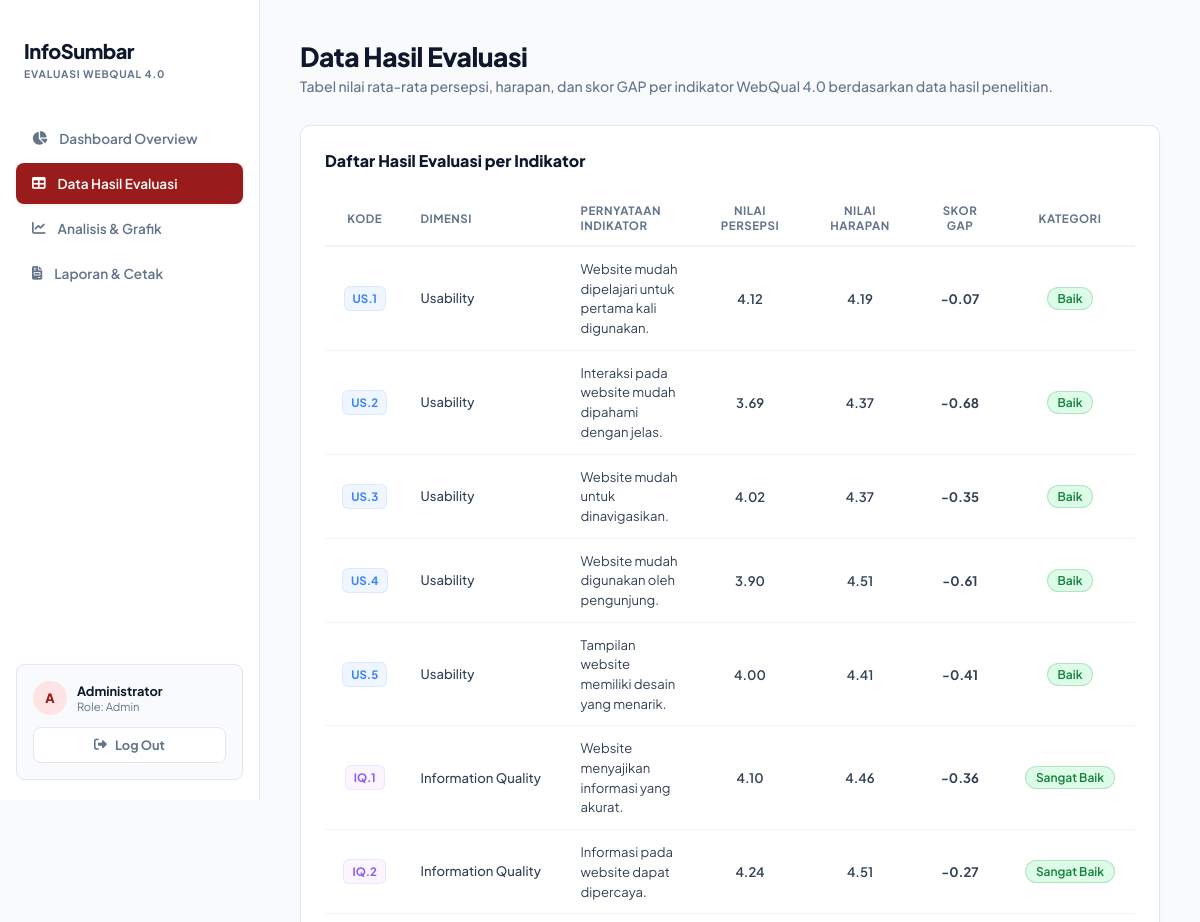
The app's page /data-evaluasi.php (signed in, upper part), older data.
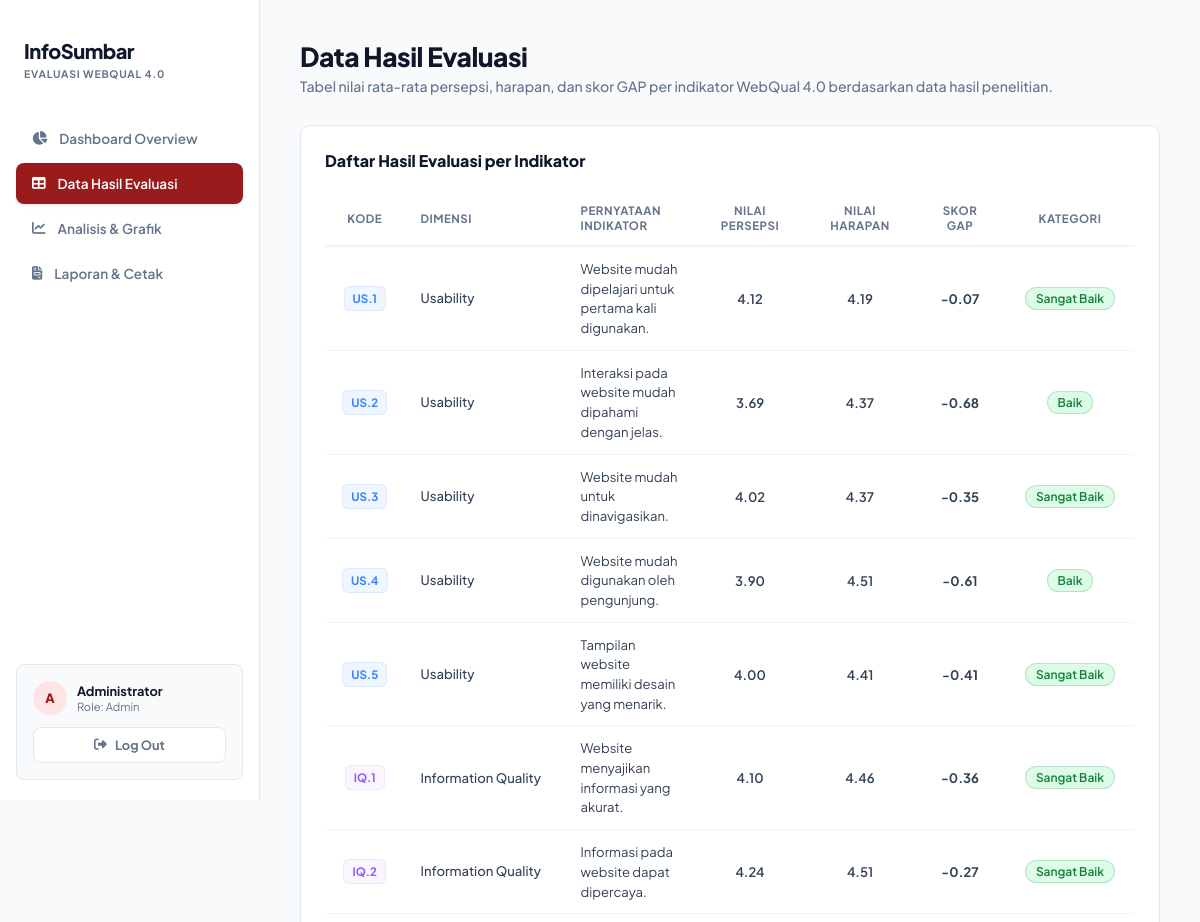
The same page, newer data.
### tables this page shows
CREATE TABLE `hasil_analisis` (
  `id_hasil` INT AUTO_INCREMENT PRIMARY KEY,
  `kode_indikator` VARCHAR(10) NOT NULL,
  `nama_dimensi` VARCHAR(100) NOT NULL,
  `nama_indikator` VARCHAR(255) NOT NULL,
  `nilai_persepsi` DECIMAL(3,2) NOT NULL,
  `nilai_harapan` DECIMAL(3,2) NOT NULL,
  `nilai_gap` DECIMAL(3,2) NOT NULL,
  `kategori` VARCHAR(50),
  `tanggal_input` DATE
);

### data-evaluasi.php (the view, shortened to what this page needs)
<?php
require_once 'config/database.php';
require_once 'includes/header.php';
require_once 'includes/sidebar.php';
try {
    $stmtData = $pdo->query("
        SELECT *
        FROM hasil_analisis
        ORDER BY id_hasil ASC
    ");
    $dataRows = $stmtData->fetchAll();
} catch (PDOException $e) {
    die("Gagal mengambil data evaluasi: " . $e->getMessage());
}
?>
<main class="main-content">
    <div class="page-header">
        <h2>Data Hasil Evaluasi</h2>
        <p>Tabel nilai rata-rata persepsi, harapan, dan skor GAP per indikator WebQual 4.0 berdasarkan data hasil penelitian.</p>
    </div>
    <div class="table-card">
        <div class="table-title">Daftar Hasil Evaluasi per Indikator</div>
        <table class="custom-table">
            <thead>
                <tr>
                    <th style="width: 70px; text-align: center;">Kode</th>
                    <th style="width: 160px;">Dimensi</th>
                    <th>Pernyataan Indikator</th>
                    <th style="width: 110px; text-align: center;">Nilai Persepsi</th>
                    <th style="width: 110px; text-align: center;">Nilai Harapan</th>
                    <th style="width: 90px; text-align: center;">Skor GAP</th>
                    <th style="width: 130px; text-align: center;">Kategori</th>
                </tr>
            </thead>
            <tbody>
                <?php foreach ($dataRows as $row): ?>
                    <?php
                    $kode_dimensi = substr($row['kode_indikator'], 0, 2);
                    $badgeClass = 'badge-blue';
                    if ($kode_dimensi == 'IQ') {
                        $badgeClass = 'badge-purple';
                    } elseif ($kode_dimensi == 'SI' || $kode_dimensi == 'SQ') {
                        $badgeClass = 'badge-emerald';
                    }
                    $kategori = trim($row['kategori'] ?? '-');
                    $kategori_clean = strtolower($kategori);
                    if ($kategori_clean === 'perlu perbaikan') {
                        $kategoriColor = '#991b1b';
                        $kategoriBg = '#fee2e2';
                    } elseif ($kategori_clean === 'cukup baik') {
                        $kategoriColor = '#0369a1';
                        $kategoriBg = '#e0f2fe';
                    } else {
                        $kategoriColor = '#15803d';
                        $kategoriBg = '#dcfce7';
                    }
                    ?>
                    <tr>
                        <td style="text-align: center;">
                            <span class="badge <?php echo $badgeClass; ?>"><?php echo htmlspecialchars($row['kode_indikator']); ?></span>
                        </td>
                        <td style="font-size: 0.82rem; font-weight: 500; line-height: 1.4;">
                            <?php echo htmlspecialchars(explode(" (", $row['nama_dimensi'])[0]); ?>
                        </td>
                        <td style="color: var(--text-main); font-weight: 400; line-height: 1.5;">
                            <?php echo htmlspecialchars($row['nama_indikator']); ?>
                        </td>
                        <td style="text-align: center; font-weight: 600;">
                            <?php echo number_format($row['nilai_persepsi'], 2); ?>
                        </td>
                        <td style="text-align: center; font-weight: 600;">
                            <?php echo number_format($row['nilai_harapan'], 2); ?>
                        </td>
                        <td style="text-align: center; font-weight: 700;">
                            <?php echo ($row['nilai_gap'] > 0 ? '+' : '') . number_format($row['nilai_gap'], 2); ?>
                        </td>
                        <td style="text-align: center;">
                            <span style="
                                display: inline-block;
                                padding: 3px 10px;
                                border-radius: 20px;
                                font-size: 0.75rem;
                                font-weight: 600;
                                color: <?php echo $kategoriColor; ?>;
                                background: <?php echo $kategoriBg; ?>;
                                border: 1px solid <?php echo $kategoriColor; ?>33;
                            ">
                                <?php echo htmlspecialchars($kategori); ?>
                            </span>
                        </td>
                    </tr>
                <?php endforeach; ?>
            </tbody>
        </table>
    </div>
    <?php require_once 'includes/footer.php'; ?>

### includes/header.php (shortened to what this page needs)
<?php
$current_page = basename($_SERVER['PHP_SELF']);
?>
<!DOCTYPE html>
<html lang="id">
<head>
    <link rel="stylesheet" href="https://cdnjs.cloudflare.com/ajax/libs/font-awesome/6.4.0/css/all.min.css">
    <link rel="stylesheet" href="assets/css/style.css?v=1.3">
</head>
<body>
    <div class="app-container">

### includes/sidebar.php
<?php
$admin_initial = '';
if (isset($_SESSION['admin_name'])) {
    $words = explode(" ", $_SESSION['admin_name']);
    foreach ($words as $w) {
        $admin_initial .= strtoupper(substr($w, 0, 1));
    }
    $admin_initial = substr($admin_initial, 0, 2);
} else {
    $admin_initial = 'AD';
}
?>
<aside class="sidebar">
    <div class="sidebar-header">
        <h1>InfoSumbar</h1>
        <p>Evaluasi WebQual 4.0</p>
    </div>
    <ul class="sidebar-menu">
        <li class="menu-item <?php echo ($current_page == 'index.php') ? 'active' : ''; ?>">
            <a href="index.php">
                <i class="fa-solid fa-chart-pie"></i>
                Dashboard Overview
            </a>
        </li>
        <li class="menu-item <?php echo ($current_page == 'data-evaluasi.php') ? 'active' : ''; ?>">
            <a href="data-evaluasi.php">
                <i class="fa-solid fa-table"></i>
                Data Hasil Evaluasi
            </a>
        </li>
        <li class="menu-item <?php echo ($current_page == 'analisis.php') ? 'active' : ''; ?>">
            <a href="analisis.php">
                <i class="fa-solid fa-chart-line"></i>
                Analisis & Grafik
            </a>
        </li>
        <li class="menu-item <?php echo ($current_page == 'laporan.php') ? 'active' : ''; ?>">
            <a href="laporan.php">
                <i class="fa-solid fa-file-invoice"></i>
                Laporan & Cetak
            </a>
        </li>
    </ul>
    <div class="sidebar-footer">
        <div class="user-info">
            <div class="user-avatar">
                <?php echo htmlspecialchars($admin_initial); ?>
            </div>
            <div class="user-details">
                <h4><?php echo htmlspecialchars($_SESSION['admin_name']); ?></h4>
                <p>Role: Admin</p>
            </div>
        </div>
        <button onclick="window.location.href='auth/logout.php'" class="btn-logout">
            <i class="fa-solid fa-right-from-bracket"></i>
            Log Out
        </button>
    </div>
</aside>

### includes/footer.php (shortened to what this page needs)
    </div>
</body>
</html>

### assets/css/style.css (style rules this page uses)
:root { --bg-main: #f8fafc; --bg-card: #ffffff; --bg-card-hover: #f1f5f9; --primary: #991b1b; --primary-light: #ef4444; --primary-dark: #7f1d1d; --accent: #1e293b; --text-main: #334155; --text-muted: #64748b; --text-dark: #0f172a; --border: #e2e8f0; --border-hover: #cbd5e1; --success: #15803d; --warning: #b45309; --danger: #991b1b; --font: 'Plus Jakarta Sans', sans-serif; }
* { box-sizing: border-box; margin: 0; padding: 0; font-family: var(--font); }
body { background-color: var(--bg-main); color: var(--text-main); display: flex; min-height: 100vh; overflow-x: hidden; }
a { color: inherit; text-decoration: none; }
.app-container { display: flex; width: 100%; min-height: 100vh; }
.sidebar { width: 260px; background: #ffffff; border-right: 1px solid var(--border); display: flex; flex-direction: column; position: fixed; height: 100vh; z-index: 100; padding: 10px 0; transition: all 0.3s ease; }
.sidebar-header { padding: 28px 24px; text-align: left; margin-bottom: 10px; }
.sidebar-header h1 { font-size: 1.25rem; font-weight: 800; color: var(--text-dark); letter-spacing: -0.5px; }
.sidebar-header p { font-size: 0.65rem; color: var(--text-muted); margin-top: 4px; font-weight: 700; letter-spacing: 0.8px; text-transform: uppercase; }
.sidebar-menu { list-style: none; padding: 0 16px; display: flex; flex-direction: column; gap: 4px; flex-grow: 1; }
.menu-item a { display: flex; align-items: center; gap: 12px; padding: 12px 16px; border-radius: 8px; font-size: 0.85rem; font-weight: 600; color: var(--text-muted); transition: all 0.15s ease; }
.menu-item.active a { color: #ffffff; background: var(--primary); box-shadow: 0 2px 4px rgba(153, 27, 27, 0.08); }
.sidebar-footer { padding: 16px; margin: 0 16px 10px; background: #f8fafc; border: 1px solid var(--border); border-radius: 8px; }
.user-info { display: flex; align-items: center; gap: 10px; margin-bottom: 12px; }
.user-avatar { width: 34px; height: 34px; background: #ffe4e6; color: var(--primary); border-radius: 50%; display: flex; align-items: center; justify-content: center; font-weight: 800; font-size: 0.8rem; }
.user-details h4 { font-size: 0.8rem; font-weight: 700; color: var(--text-dark); }
.user-details p { font-size: 0.7rem; color: var(--text-muted); }
.btn-logout { display: flex; align-items: center; justify-content: center; gap: 8px; width: 100%; padding: 9px; background: #ffffff; border: 1px solid var(--border); border-radius: 8px; color: var(--text-muted); font-size: 0.8rem; font-weight: 700; cursor: pointer; transition: all 0.15s ease; }
.main-content { flex-grow: 1; margin-left: 260px; padding: 40px; min-height: 100vh; display: flex; flex-direction: column; background: var(--bg-main); }
.page-header { margin-bottom: 30px; }
.page-header h2 { font-size: 1.65rem; font-weight: 800; color: var(--text-dark); letter-spacing: -0.5px; }
.page-header p { color: var(--text-muted); font-size: 0.88rem; margin-top: 4px; font-weight: 500; }
.table-card { background: var(--bg-card); border: 1px solid var(--border); border-radius: 10px; padding: 24px; margin-bottom: 30px; overflow-x: auto; box-shadow: 0 1px 3px rgba(15, 23, 42, 0.03); }
.table-title { font-size: 1rem; font-weight: 800; color: var(--text-dark); margin-bottom: 20px; }
.custom-table { width: 100%; border-collapse: collapse; text-align: left; }
.custom-table th { padding: 12px 16px; border-bottom: 2px solid #f1f5f9; color: var(--text-muted); font-weight: 700; font-size: 0.72rem; text-transform: uppercase; letter-spacing: 0.5px; }
.custom-table td { padding: 12px 16px; border-bottom: 1px solid #f1f5f9; font-size: 0.82rem; color: var(--text-main); }
.badge { padding: 4px 8px; border-radius: 6px; font-size: 0.72rem; font-weight: 700; display: inline-block; }
.badge-blue { background: #eff6ff; color: #3b82f6; border: 1px solid rgba(59, 130, 246, 0.1); }
.badge-purple { background: #faf5ff; color: #8b5cf6; border: 1px solid rgba(139, 92, 246, 0.1); }

Row changes from the older to the newer data that the page shows:
changed hasil_analisis "Website mudah dipelajari untuk pertama kali digunakan.": kategori "Baik" → "Sangat Baik"
changed hasil_analisis "Website mudah untuk dinavigasikan.": kategori "Baik" → "Sangat Baik"
changed hasil_analisis "Tampilan website memiliki desain yang menarik.": kategori "Baik" → "Sangat Baik"
